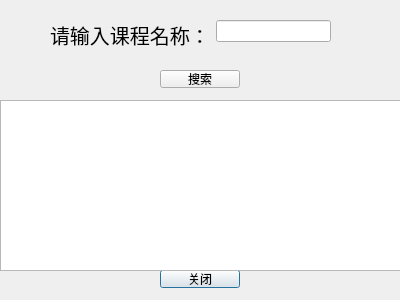
<?xml version="1.0" encoding="UTF-8"?>
<ui version="4.0">
 <class>SearchCourse</class>
 <widget class="QDialog" name="SearchCourse">
  <property name="geometry">
   <rect>
    <x>0</x>
    <y>0</y>
    <width>400</width>
    <height>300</height>
   </rect>
  </property>
  <property name="windowTitle">
   <string>Dialog</string>
  </property>
  <widget class="QPushButton" name="pushButton">
   <property name="geometry">
    <rect>
     <x>160</x>
     <y>270</y>
     <width>80</width>
     <height>18</height>
    </rect>
   </property>
   <property name="text">
    <string>关闭</string>
   </property>
  </widget>
  <widget class="QWidget" name="formLayoutWidget">
   <property name="geometry">
    <rect>
     <x>50</x>
     <y>20</y>
     <width>281</width>
     <height>48</height>
    </rect>
   </property>
   <layout class="QFormLayout" name="formLayout">
    <item row="0" column="0">
     <widget class="QLabel" name="label">
      <property name="font">
       <font>
        <pointsize>15</pointsize>
       </font>
      </property>
      <property name="text">
       <string>请输入课程名称：</string>
      </property>
     </widget>
    </item>
    <item row="0" column="1">
     <widget class="QLineEdit" name="lineEdit"/>
    </item>
   </layout>
  </widget>
  <widget class="QPushButton" name="pushButton_2">
   <property name="geometry">
    <rect>
     <x>160</x>
     <y>70</y>
     <width>80</width>
     <height>18</height>
    </rect>
   </property>
   <property name="text">
    <string>搜索</string>
   </property>
  </widget>
  <widget class="QPushButton" name="pushButton_4">
   <property name="geometry">
    <rect>
     <x>150</x>
     <y>340</y>
     <width>80</width>
     <height>18</height>
    </rect>
   </property>
   <property name="text">
    <string>关闭</string>
   </property>
  </widget>
  <widget class="QTextBrowser" name="textBrowser">
   <property name="geometry">
    <rect>
     <x>0</x>
     <y>100</y>
     <width>401</width>
     <height>171</height>
    </rect>
   </property>
  </widget>
 </widget>
 <resources/>
 <connections>
  <connection>
   <sender>pushButton</sender>
   <signal>clicked()</signal>
   <receiver>SearchCourse</receiver>
   <slot>close()</slot>
   <hints>
    <hint type="sourcelabel">
     <x>199</x>
     <y>278</y>
    </hint>
    <hint type="destinationlabel">
     <x>199</x>
     <y>149</y>
    </hint>
   </hints>
  </connection>
  <connection>
   <sender>pushButton_2</sender>
   <signal>clicked()</signal>
   <receiver>lineEdit</receiver>
   <slot>show()</slot>
   <hints>
    <hint type="sourcelabel">
     <x>199</x>
     <y>78</y>
    </hint>
    <hint type="destinationlabel">
     <x>252</x>
     <y>31</y>
    </hint>
   </hints>
  </connection>
 </connections>
</ui>
